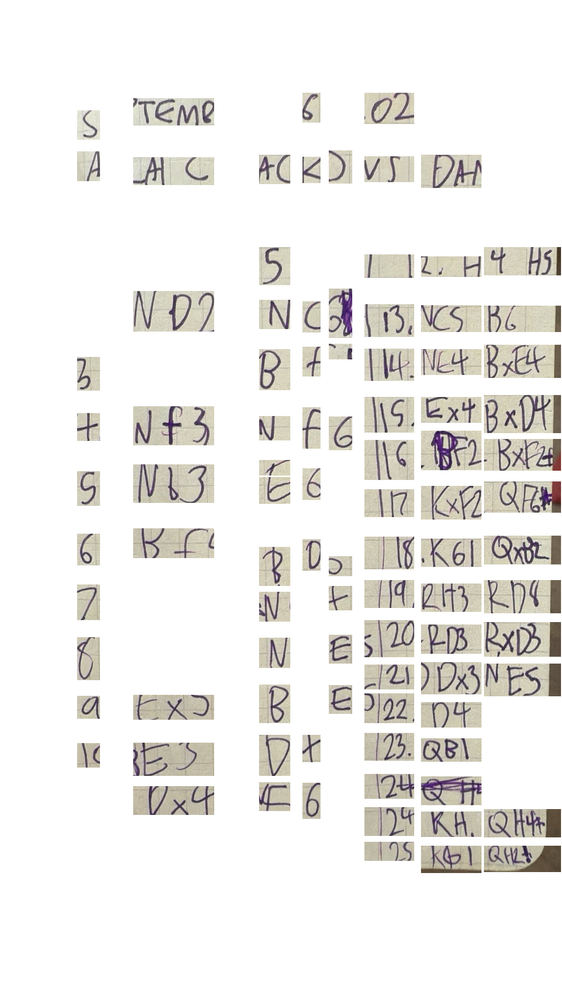
#> input picture img/src/cropped.png, 562 x 1000 px, shrunk from 1152 x 2048 before the run, found by its file name
$ python find_indices.py
#> lines starting #> are read from the running program, lines starting #| are printed output that depends on the picture; after the words box and inside, x2 and y2 are one past the last pixel; in counts of white or black regions, pixels touching at a corner belong together
import os
import re
import cv2
import pytesseract
from datetime import datetime
from pytesseract import Output

def main():
    # --- Environment-aware configuration ---
    # Will use TESSERACT_CMD if set, otherwise default to "tesseract"
    TESSERACT_CMD = os.getenv("TESSERACT_CMD", "tesseract")
    print(TESSERACT_CMD)
    pytesseract.pytesseract.tesseract_cmd = TESSERACT_CMD

    good_img = '/Users/adlaiabdelrazaq/Documents/code/personal/25/chess_image_analyzer/img/src/1759549223658-IMG_293F39624621-1.jpeg'
    bad_img = '/Users/adlaiabdelrazaq/Documents/code/personal/25/chess_image_analyzer/img/src/IMG_2F54EA6661FD-1.jpeg'
    cropped_img = '/Users/adlaiabdelrazaq/Documents/code/personal/25/chess_image_analyzer/img/src/cropped.png'
    IMAGE_PATH = cropped_img
    image = cv2.imread(IMAGE_PATH)
#> image is the input picture: shape (1000, 562, 3); mean B, G, R 232.8, 235.6, 237.2

    preprocessed = preprocess_img(image)


    # --- Run Tesseract OCR ---
    data = pytesseract.image_to_data(preprocessed, output_type=Output.DICT)
    print(data)

    # --- Regex pattern for chess move indexes ---
    # Matches 1., 2., (1), [1], or just 1 / 2 / 10 etc.
    index_pattern = re.compile(r"^\(?\[?\d{1,2}\.?\)?\]?$")

    # --- Iterate through OCR results and find indexes ---
    for i, text in enumerate(data["text"]):
        text_clean = text.strip()
        if not text_clean:
            continue

        if index_pattern.match(text_clean):
            x, y, w, h = (
                data["left"][i],
                data["top"][i],
                data["width"][i],
                data["height"][i],
            )
            cv2.rectangle(image, (x, y), (x + w, y + h), (0, 0, 255), 2)
            cv2.putText(
                image,
                text_clean,
                (x, y - 5),
                cv2.FONT_HERSHEY_SIMPLEX,
                0.6,
                (0, 0, 255),
                1,
            )

    # --- Display or save results ---
    # cv2.imshow("Detected Chess Indexes", image)
    # cv2.waitKey(0)
    # cv2.destroyAllWindows()

    # Optionally save the annotated image
    cv2.imwrite("chess_page_detected.jpg", image)

def writefile(name: str, image_data):
    try:
        timestamp = datetime.now().strftime("%H%M%S_%Y%m%d")
        output_path = os.path.join("img", "generated", f"{name}_{timestamp}.png")
        os.makedirs(os.path.dirname(output_path), exist_ok=True)
        success = cv2.imwrite(output_path, image_data)
        if success:
            return output_path
            print(f"✅ Cleaned image saved to {output_path}")
        else:
            return ''
            print(f"⚠️ Failed to write image file: {output_path}")
    except Exception as e:
        print(f"⚠️ Could not save cleaned image ({type(e).__name__}): {e}")
        return ''

def preprocess_img(image):
    gray = cv2.cvtColor(image, cv2.COLOR_BGR2GRAY)
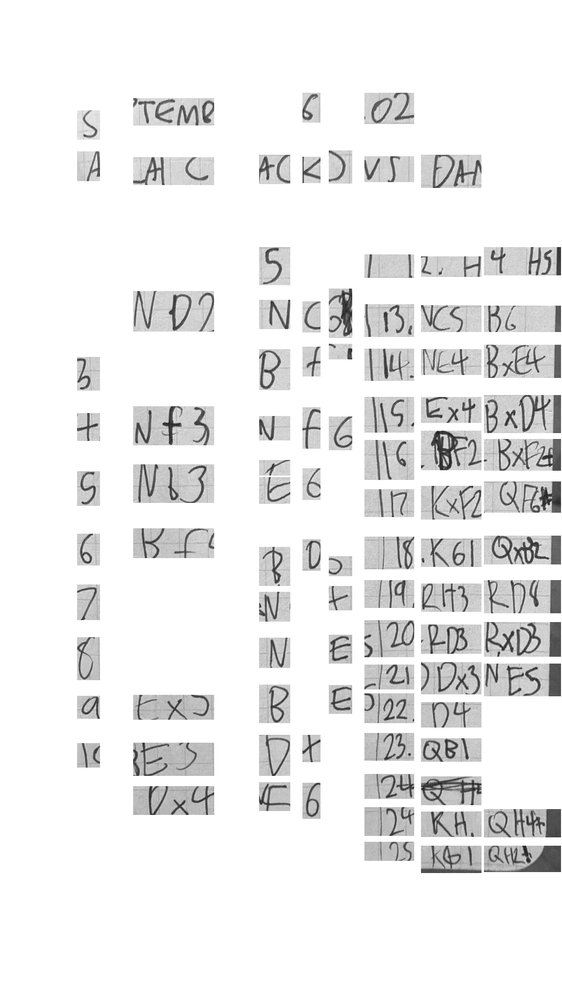
#> gray: shape (1000, 562); min 24, max 255, mean 235.7

    # Adaptive threshold (normal + inverted)
    th1 = cv2.adaptiveThreshold(
        gray, 255, cv2.ADAPTIVE_THRESH_GAUSSIAN_C, cv2.THRESH_BINARY_INV, 25, 10
    )
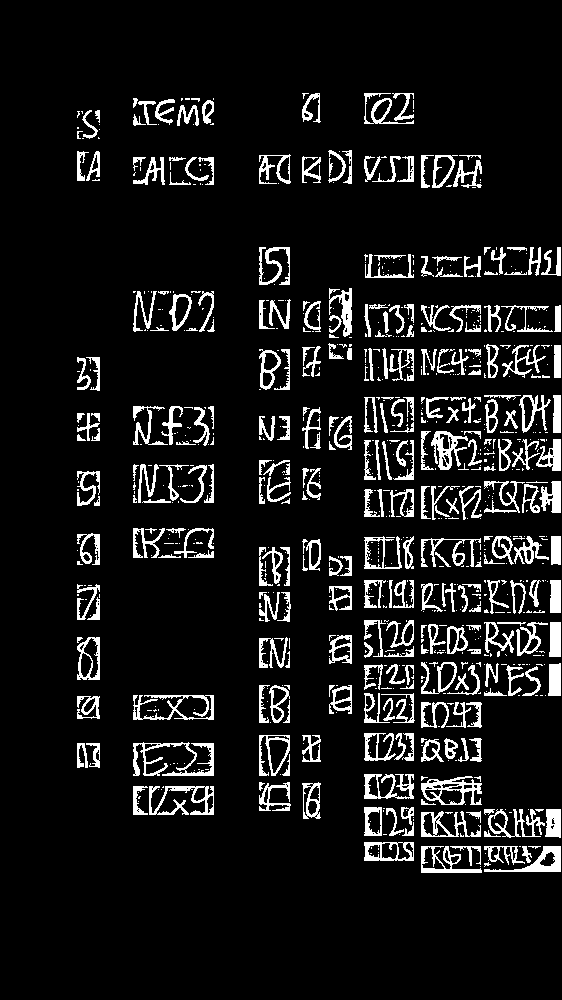
#> th1: shape (1000, 562); 9.3% white; 834 white regions (533 under 20 px), largest, box (x1, y1, x2, y2) and area: (133, 742, 214, 776) 952, (149, 786, 214, 815) 757, (133, 695, 214, 720) 727
    th2 = cv2.adaptiveThreshold(
        255 - gray, 255, cv2.ADAPTIVE_THRESH_GAUSSIAN_C, cv2.THRESH_BINARY_INV, 25, 10
    )
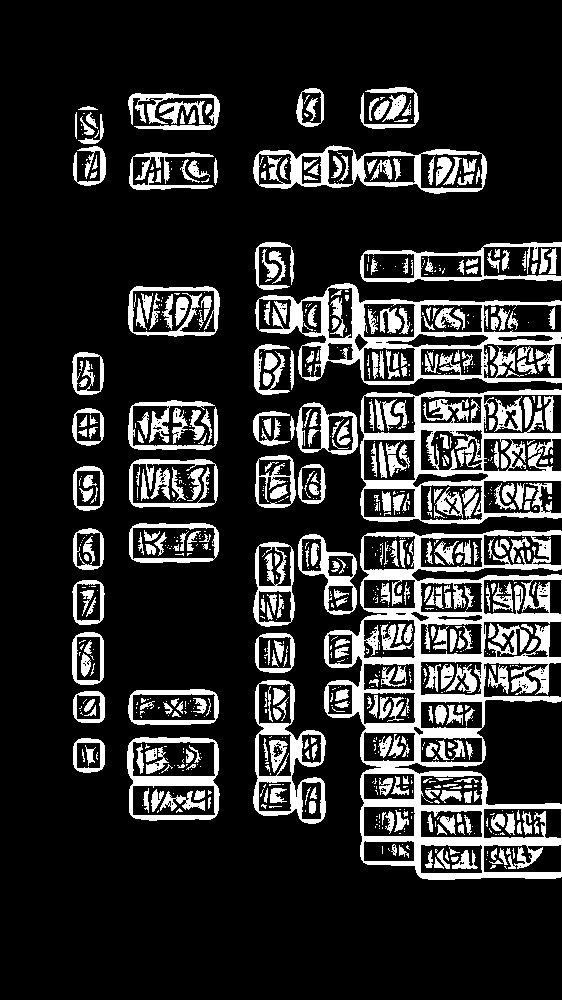
#> th2: shape (1000, 562); 18.4% white; 899 white regions (515 under 20 px), largest, box (x1, y1, x2, y2) and area: (324, 530, 562, 880) 21646, (360, 389, 562, 524) 8297, (255, 283, 562, 385) 7526
    merged = cv2.bitwise_or(th1, th2)
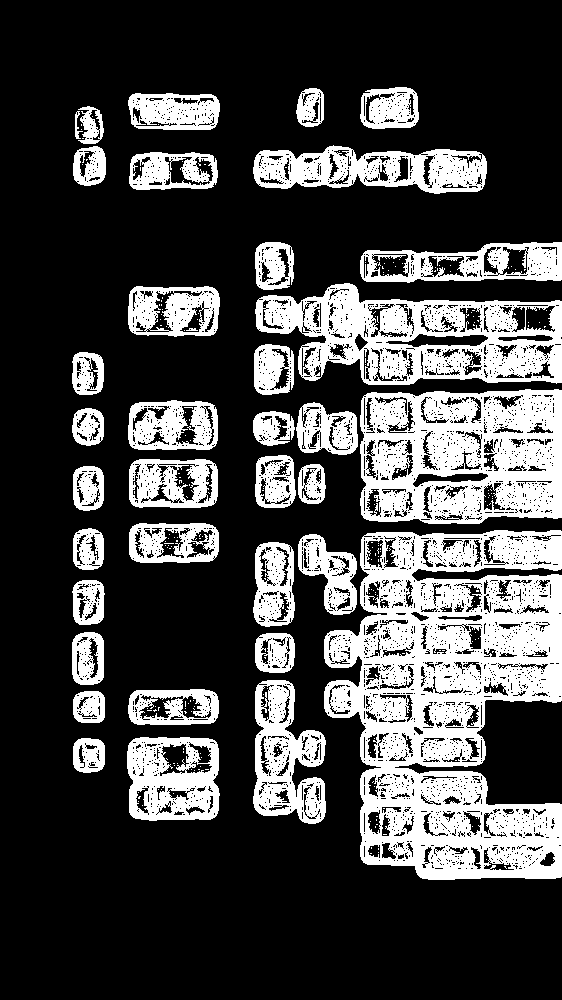
#> merged: shape (1000, 562); 27.8% white; 312 white regions (275 under 20 px), largest, box (x1, y1, x2, y2) and area: (324, 530, 562, 880) 50256, (360, 389, 562, 524) 20593, (255, 283, 562, 385) 16726

    # Clean up small artifacts
    kernel = cv2.getStructuringElement(cv2.MORPH_RECT, (3, 3))
    cleaned = cv2.morphologyEx(merged, cv2.MORPH_OPEN, kernel, iterations=1)
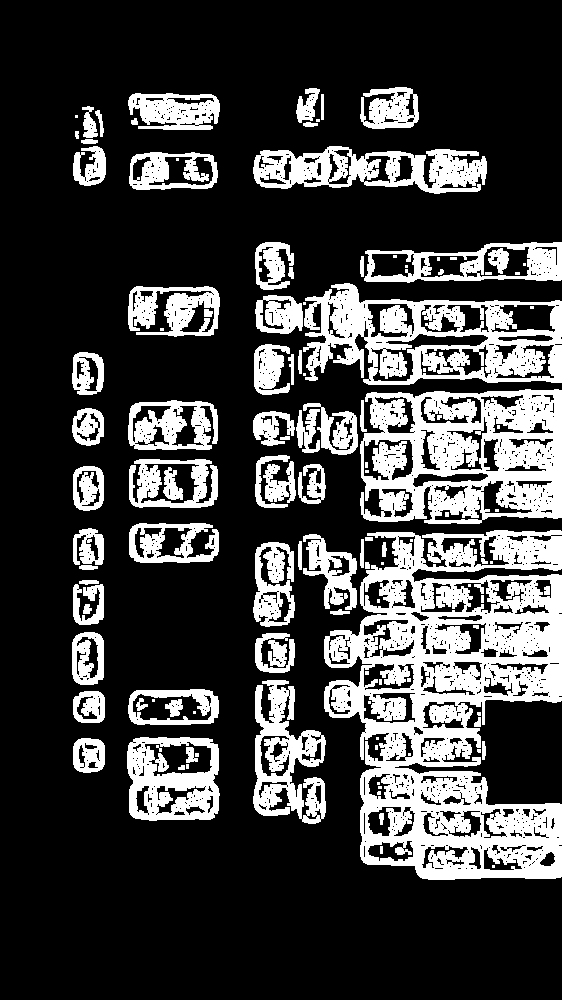
#> cleaned: shape (1000, 562); 25.1% white; 121 white regions (40 under 20 px), largest, box (x1, y1, x2, y2) and area: (324, 530, 562, 880) 45237, (360, 389, 562, 524) 18469, (303, 283, 562, 385) 13553
    # cleaned = cv2.morphologyEx(cleaned, cv2.MORPH_CLOSE, kernel, iterations=1)

    writefile('fuckkk', cleaned)
    return cleaned


if __name__ == "__main__":
    main()
#> (the call stopped at in main, `data = pytesseract.image_to_data(preprocessed, output_type=Output.DICT)`: pytesseract is not available in this run)
